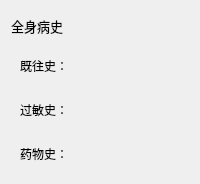
           <widget class="QWidget" name="widget_disease" native="true">
            <layout class="QGridLayout" name="gridLayout_4">
             <item row="1" column="0">
              <widget class="QWidget" name="widget_3" native="true">
               <layout class="QHBoxLayout" name="horizontalLayout_3">
                <item>
                 <widget class="QLabel" name="label_4">
                  <property name="minimumSize">
                   <size>
                    <width>60</width>
                    <height>0</height>
                   </size>
                  </property>
                  <property name="maximumSize">
                   <size>
                    <width>5646</width>
                    <height>16777215</height>
                   </size>
                  </property>
                  <property name="text">
                   <string>既往史：</string>
                  </property>
                 </widget>
                </item>
                <item>
                 <widget class="QWidget" name="widget_pastMedical" native="true"/>
                </item>
                <item>
                 <spacer name="horizontalSpacer_4">
                  <property name="orientation">
                   <enum>Qt::Horizontal</enum>
                  </property>
                  <property name="sizeHint" stdset="0">
                   <size>
                    <width>40</width>
                    <height>20</height>
                   </size>
                  </property>
                 </spacer>
                </item>
               </layout>
              </widget>
             </item>
             <item row="0" column="0">
              <widget class="QLabel" name="label_3">
               <property name="minimumSize">
                <size>
                 <width>0</width>
                 <height>30</height>
                </size>
               </property>
               <property name="maximumSize">
                <size>
                 <width>16777215</width>
                 <height>30</height>
                </size>
               </property>
               <property name="font">
                <font>
                 <family>黑体</family>
                 <pointsize>10</pointsize>
                </font>
               </property>
               <property name="text">
                <string>全身病史</string>
               </property>
              </widget>
             </item>
             <item row="3" column="0">
              <widget class="QWidget" name="widget_2" native="true">
               <layout class="QHBoxLayout" name="horizontalLayout_2">
                <item>
                 <widget class="QLabel" name="label_5">
                  <property name="text">
                   <string>药物史：</string>
                  </property>
                 </widget>
                </item>
                <item>
                 <widget class="QWidget" name="widget_allergic" native="true"/>
                </item>
                <item>
                 <spacer name="horizontalSpacer_3">
                  <property name="orientation">
                   <enum>Qt::Horizontal</enum>
                  </property>
                  <property name="sizeHint" stdset="0">
                   <size>
                    <width>40</width>
                    <height>20</height>
                   </size>
                  </property>
                 </spacer>
                </item>
               </layout>
              </widget>
             </item>
             <item row="2" column="0">
              <widget class="QWidget" name="widget_4" native="true">
               <layout class="QHBoxLayout" name="horizontalLayout_4">
                <item>
                 <widget class="QLabel" name="label_6">
                  <property name="text">
                   <string>过敏史：</string>
                  </property>
                 </widget>
                </item>
                <item>
                 <widget class="QWidget" name="widget_pharmaco" native="true"/>
                </item>
                <item>
                 <spacer name="horizontalSpacer_2">
                  <property name="orientation">
                   <enum>Qt::Horizontal</enum>
                  </property>
                  <property name="sizeHint" stdset="0">
                   <size>
                    <width>40</width>
                    <height>20</height>
                   </size>
                  </property>
                 </spacer>
                </item>
               </layout>
              </widget>
             </item>
            </layout>
           </widget>
